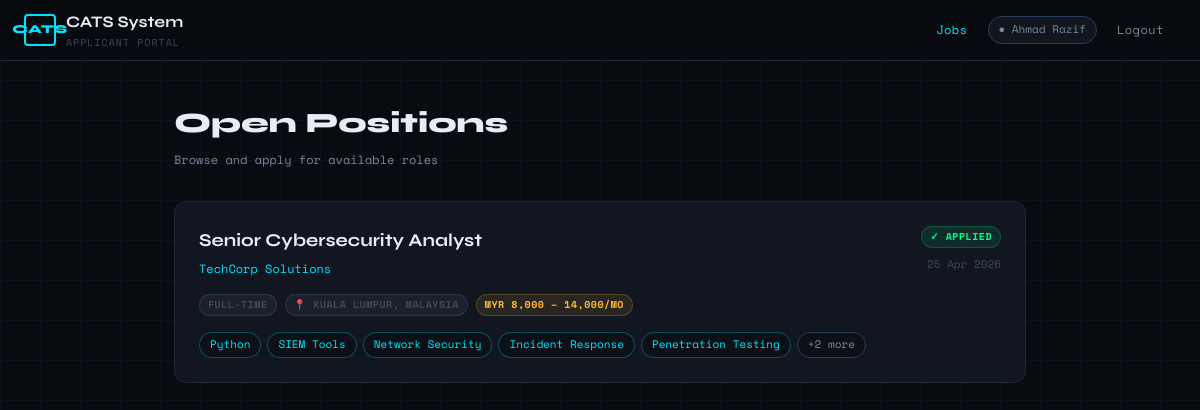
The page /applicant/jobs.php (signed in) on the database its author committed.
### tables this page shows
CREATE TABLE applications (
    id             INT AUTO_INCREMENT PRIMARY KEY,
    applicant_id   INT NOT NULL,
    job_id         INT NOT NULL,
    resume_path    VARCHAR(500),
    applicant_text TEXT,
    applicant_json JSON,
    llm_result     JSON,
    status         ENUM('pending','processing','evaluated') DEFAULT 'pending',
    applied_at     TIMESTAMP DEFAULT CURRENT_TIMESTAMP,
    FOREIGN KEY (applicant_id) REFERENCES applicants(id),
    FOREIGN KEY (job_id)       REFERENCES jobs(id),
    UNIQUE KEY unique_application (applicant_id, job_id)
);

CREATE TABLE jobs (
    id            INT AUTO_INCREMENT PRIMARY KEY,
    employer_id   INT NOT NULL,
    title         VARCHAR(255) NOT NULL,
    company_name  VARCHAR(255) NOT NULL,
    job_data      JSON NOT NULL,
    is_active     TINYINT(1) DEFAULT 1,
    created_at    TIMESTAMP DEFAULT CURRENT_TIMESTAMP,
    FOREIGN KEY (employer_id) REFERENCES employers(id)
);

### applicant/jobs.php (the view, shortened to what this page needs)
<?php
$conn = db_connect();
$applicant_id = $_SESSION['user_id'];
$jobs = $conn->query("
  SELECT j.id, j.title, j.company_name, j.job_data, j.created_at,
         a.id as app_id, a.status as app_status
  FROM jobs j
  LEFT JOIN applications a ON a.job_id = j.id AND a.applicant_id = $applicant_id
  WHERE j.is_active = 1
  ORDER BY j.created_at DESC
");
?>
<!DOCTYPE html>
<html lang="en">
<head>
  <link rel="stylesheet" href="../css/main.css">
</head>
<body>
<div class="page-wrapper">
  <nav class="navbar">
    <div class="navbar-inner">
      <a href="jobs.php" class="navbar-brand">
        <div class="brand-icon">CATS</div>
        <div>
          <div class="brand-text">CATS System</div>
          <div class="brand-sub">Applicant Portal</div>
        </div>
      </a>
      <div class="navbar-nav">
        <a href="jobs.php" class="nav-link active">Jobs</a>
        <span class="nav-badge">&#9679; <?= htmlspecialchars($_SESSION['user_name']) ?></span>
        <a href="logout.php" class="nav-link">Logout</a>
      </div>
    </div>
  </nav>
  <div style="position:relative;z-index:1;padding:40px 24px;max-width:900px;margin:0 auto;">
    <div class="page-header">
      <div class="page-title">Open Positions</div>
      <div class="page-subtitle">Browse and apply for available roles</div>
    </div>
    <?php if ($jobs->num_rows === 0): ?>
      <div class="card">
        <div class="card-body" style="text-align:center;padding:60px;">
          <div style="font-size:40px;margin-bottom:12px;">◈</div>
          <div style="color:var(--text-secondary);">No job listings available right now.</div>
        </div>
      </div>
    <?php else: ?>
      <?php while ($job = $jobs->fetch_assoc()):
        $data = json_decode($job['job_data'], true);
        $already_applied = !empty($job['app_id']);
      ?>
      <div class="job-card mb-16" onclick="toggleJob(<?= $job['id'] ?>)">
        <div class="job-card-header">
          <div>
            <div class="job-title"><?= htmlspecialchars($job['title']) ?></div>
            <div class="job-company"><?= htmlspecialchars($job['company_name']) ?></div>
          </div>
          <div style="display:flex;flex-direction:column;align-items:flex-end;gap:8px;">
            <?php if ($already_applied): ?>
              <span class="badge badge-green">✓ Applied</span>
            <?php else: ?>
              <span class="badge badge-cyan">Open</span>
            <?php endif; ?>
            <span style="font-size:11px;color:var(--text-muted);"><?= date('d M Y', strtotime($job['created_at'])) ?></span>
          </div>
        </div>
        <div class="job-meta">
          <span class="badge badge-muted"><?= htmlspecialchars($data['job_type'] ?? '') ?></span>
          <span class="badge badge-muted">📍 <?= htmlspecialchars($data['office_location'] ?? '') ?></span>
          <span class="badge badge-amber">
            <?= $data['salary_range']['currency'] ?> <?= number_format($data['salary_range']['min']) ?> – <?= number_format($data['salary_range']['max']) ?>/mo
          </span>
        </div>
        <div class="tags">
          <?php foreach (array_slice($data['requirements'][0]['skills'] ?? [], 0, 5) as $s): ?>
            <span class="tag tag-cyan"><?= htmlspecialchars($s) ?></span>
          <?php endforeach; ?>
          <?php $total = count($data['requirements'][0]['skills'] ?? []); if ($total > 5): ?>
            <span class="tag">+<?= $total - 5 ?> more</span>
          <?php endif; ?>
        </div>
      </div>
      <?php endwhile; ?>
    <?php endif; ?>
  </div>
</div>
</body>
</html>

### css/main.css (style rules this page uses)
:root { --bg-primary: #080b0f; --bg-secondary: #0d1117; --bg-card: #111620; --bg-card-hover: #161d2b; --bg-input: #0a0f17; --accent-cyan: #00e5ff; --accent-green: #00ff88; --accent-red: #ff3d5a; --accent-amber: #ffb830; --accent-purple: #9b6dff; --text-primary: #e8edf5; --text-secondary: #7a8899; --text-muted: #3d4a5c; --border-subtle: #1e2a3a; --border-active: #2a3f5a; --border-accent: #00e5ff33; --shadow-card: 0 4px 24px rgba(0, 0, 0, 0.4); --shadow-glow: 0 0 20px rgba(0, 229, 255, 0.15); --font-display: 'Syne', sans-serif; --font-mono: 'Space Mono', monospace; --radius-sm: 4px; --radius-md: 8px; --radius-lg: 12px; --transition: 0.2s ease; }
*, *::before, *::after { box-sizing: border-box; margin: 0; padding: 0; }
html { scroll-behavior: smooth; }
body { background: var(--bg-primary); color: var(--text-primary); font-family: var(--font-mono); font-size: 14px; line-height: 1.6; min-height: 100vh; -webkit-font-smoothing: antialiased; }
body::before { content: ''; position: fixed; inset: 0; background-image: linear-gradient(var(--border-subtle) 1px, transparent 1px), linear-gradient(90deg, var(--border-subtle) 1px, transparent 1px); background-size: 40px 40px; opacity: 0.3; pointer-events: none; z-index: 0; }
.page-wrapper { position: relative; z-index: 1; min-height: 100vh; }
.navbar { background: rgba(8, 11, 15, 0.92); backdrop-filter: blur(12px); border-bottom: 1px solid var(--border-subtle); padding: 0 24px; position: sticky; top: 0; z-index: 100; }
.navbar-inner { display: flex; align-items: center; justify-content: space-between; height: 60px; max-width: 1200px; margin: 0 auto; }
.navbar-brand { display: flex; align-items: center; gap: 10px; text-decoration: none; }
.brand-icon { width: 32px; height: 32px; border: 2px solid var(--accent-cyan); border-radius: var(--radius-sm); display: flex; align-items: center; justify-content: center; font-family: var(--font-display); font-weight: 800; font-size: 12px; color: var(--accent-cyan); letter-spacing: 0.5px; }
.brand-text { font-family: var(--font-display); font-weight: 700; font-size: 16px; color: var(--text-primary); }
.brand-sub { font-size: 10px; color: var(--text-muted); font-family: var(--font-mono); letter-spacing: 1px; text-transform: uppercase; }
.navbar-nav { display: flex; align-items: center; gap: 8px; }
.nav-link { color: var(--text-secondary); text-decoration: none; font-size: 12px; padding: 6px 12px; border-radius: var(--radius-sm); transition: var(--transition); letter-spacing: 0.5px; }
.nav-link.active { color: var(--accent-cyan); }
.nav-badge { background: var(--bg-card); border: 1px solid var(--border-active); color: var(--text-secondary); font-size: 11px; padding: 4px 10px; border-radius: 20px; }
.page-header { margin-bottom: 32px; }
.page-title { font-family: var(--font-display); font-size: 28px; font-weight: 800; color: var(--text-primary); margin-bottom: 4px; }
.page-subtitle { color: var(--text-secondary); font-size: 12px; }
.badge { display: inline-flex; align-items: center; gap: 4px; padding: 2px 8px; border-radius: 20px; font-size: 10px; letter-spacing: 0.5px; text-transform: uppercase; font-weight: 700; }
.badge-green { background: rgba(0, 255, 136, 0.1); color: var(--accent-green); border: 1px solid rgba(0, 255, 136, 0.2); }
.badge-amber { background: rgba(255, 184, 48, 0.1); color: var(--accent-amber); border: 1px solid rgba(255, 184, 48, 0.2); }
.badge-muted { background: rgba(122, 136, 153, 0.1); color: var(--text-muted); border: 1px solid rgba(122, 136, 153, 0.2); }
.tags { display: flex; flex-wrap: wrap; gap: 6px; }
.tag { padding: 3px 10px; background: var(--bg-secondary); border: 1px solid var(--border-active); border-radius: 20px; font-size: 11px; color: var(--text-secondary); }
.tag-cyan { border-color: rgba(0,229,255,0.3); color: var(--accent-cyan); }
.job-card { background: var(--bg-card); border: 1px solid var(--border-subtle); border-radius: var(--radius-lg); padding: 24px; transition: var(--transition); cursor: pointer; }
.job-card-header { display: flex; justify-content: space-between; align-items: flex-start; margin-bottom: 16px; }
.job-title { font-family: var(--font-display); font-size: 18px; font-weight: 700; color: var(--text-primary); margin-bottom: 4px; }
.job-company { color: var(--accent-cyan); font-size: 12px; }
.job-meta { display: flex; flex-wrap: wrap; gap: 8px; margin-bottom: 16px; }
.mb-16 { margin-bottom: 16px; }

### rows shown on the page
applications: job.title "Senior Cybersecurity Analyst", job.company_name "TechCorp Solutions", shows "✓ APPLIED", job.created_at "25 Apr 2026", job.job_data "FULL-TIME", job.job_data "KUALA LUMPUR, MALAYSIA", job.job_data "MYR", job.job_data "8,000", job.job_data "14,000", job.job_data "Python", job.job_data "SIEM Tools", job.job_data "Network Security", job.job_data "Incident Response", job.job_data "Penetration Testing", $total-5 "2"

### other values the page prints
$_SESSION['user_name'] "Ahmad Razif"
